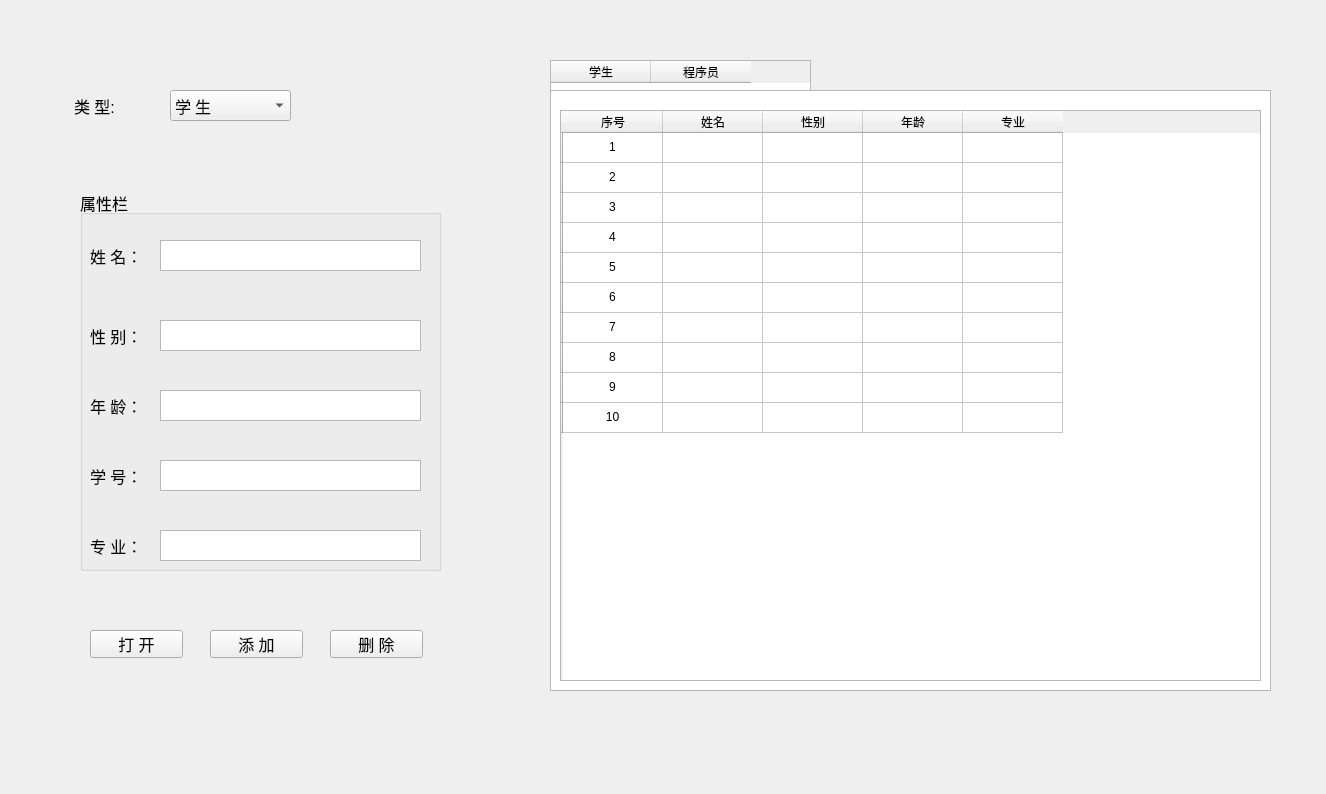
<?xml version="1.0" encoding="UTF-8"?>
<ui version="4.0">
 <class>MainWidget</class>
 <widget class="QWidget" name="MainWidget">
  <property name="geometry">
   <rect>
    <x>0</x>
    <y>0</y>
    <width>1326</width>
    <height>794</height>
   </rect>
  </property>
  <property name="mouseTracking">
   <bool>false</bool>
  </property>
  <property name="tabletTracking">
   <bool>true</bool>
  </property>
  <property name="windowTitle">
   <string>MainWidget</string>
  </property>
  <widget class="QTextBrowser" name="textBrowser">
   <property name="geometry">
    <rect>
     <x>70</x>
     <y>90</y>
     <width>91</width>
     <height>41</height>
    </rect>
   </property>
   <property name="mouseTracking">
    <bool>true</bool>
   </property>
   <property name="tabletTracking">
    <bool>true</bool>
   </property>
   <property name="acceptDrops">
    <bool>true</bool>
   </property>
   <property name="autoFillBackground">
    <bool>true</bool>
   </property>
   <property name="styleSheet">
    <string notr="true">background-color: transparent;</string>
   </property>
   <property name="frameShape">
    <enum>QFrame::NoFrame</enum>
   </property>
   <property name="lineWidth">
    <number>0</number>
   </property>
   <property name="html">
    <string>&lt;!DOCTYPE HTML PUBLIC &quot;-//W3C//DTD HTML 4.0//EN&quot; &quot;http://www.w3.org/TR/REC-html40/strict.dtd&quot;&gt;
&lt;html&gt;&lt;head&gt;&lt;meta name=&quot;qrichtext&quot; content=&quot;1&quot; /&gt;&lt;style type=&quot;text/css&quot;&gt;
p, li { white-space: pre-wrap; }
&lt;/style&gt;&lt;/head&gt;&lt;body style=&quot; font-family:'SimSun'; font-size:9pt; font-weight:400; font-style:normal;&quot;&gt;
&lt;p style=&quot; margin-top:0px; margin-bottom:0px; margin-left:0px; margin-right:0px; -qt-block-indent:0; text-indent:0px;&quot;&gt;&lt;span style=&quot; font-size:12pt;&quot;&gt;类 型:&lt;/span&gt;&lt;/p&gt;&lt;/body&gt;&lt;/html&gt;</string>
   </property>
  </widget>
  <widget class="QComboBox" name="comboBox">
   <property name="geometry">
    <rect>
     <x>170</x>
     <y>90</y>
     <width>121</width>
     <height>31</height>
    </rect>
   </property>
   <property name="font">
    <font>
     <family>AcadEref</family>
     <pointsize>12</pointsize>
    </font>
   </property>
   <property name="maxVisibleItems">
    <number>12</number>
   </property>
   <item>
    <property name="text">
     <string>学 生</string>
    </property>
   </item>
   <item>
    <property name="text">
     <string>程 序 员</string>
    </property>
   </item>
  </widget>
  <widget class="QTableWidget" name="tableWidget">
   <property name="geometry">
    <rect>
     <x>560</x>
     <y>110</y>
     <width>701</width>
     <height>571</height>
    </rect>
   </property>
   <property name="inputMethodHints">
    <set>Qt::ImhNone</set>
   </property>
   <row>
    <property name="text">
     <string/>
    </property>
   </row>
   <row>
    <property name="text">
     <string/>
    </property>
   </row>
   <row>
    <property name="text">
     <string/>
    </property>
   </row>
   <row>
    <property name="text">
     <string/>
    </property>
   </row>
   <row>
    <property name="text">
     <string/>
    </property>
   </row>
   <row>
    <property name="text">
     <string/>
    </property>
   </row>
   <row>
    <property name="text">
     <string/>
    </property>
   </row>
   <row>
    <property name="text">
     <string/>
    </property>
   </row>
   <row>
    <property name="text">
     <string/>
    </property>
   </row>
   <row>
    <property name="text">
     <string/>
    </property>
   </row>
   <column>
    <property name="text">
     <string>        序号        </string>
    </property>
   </column>
   <column>
    <property name="text">
     <string>        姓名        </string>
    </property>
   </column>
   <column>
    <property name="text">
     <string>        性别        </string>
    </property>
   </column>
   <column>
    <property name="text">
     <string>        年龄        </string>
    </property>
   </column>
   <column>
    <property name="text">
     <string>      专业      </string>
    </property>
    <property name="font">
     <font>
      <underline>false</underline>
     </font>
    </property>
   </column>
   <item row="0" column="0">
    <property name="text">
     <string>1</string>
    </property>
    <property name="textAlignment">
     <set>AlignCenter</set>
    </property>
   </item>
   <item row="1" column="0">
    <property name="text">
     <string>2</string>
    </property>
    <property name="textAlignment">
     <set>AlignCenter</set>
    </property>
   </item>
   <item row="1" column="2">
    <property name="text">
     <string/>
    </property>
   </item>
   <item row="1" column="3">
    <property name="text">
     <string/>
    </property>
   </item>
   <item row="1" column="4">
    <property name="text">
     <string/>
    </property>
   </item>
   <item row="2" column="0">
    <property name="text">
     <string>3</string>
    </property>
    <property name="textAlignment">
     <set>AlignCenter</set>
    </property>
   </item>
   <item row="3" column="0">
    <property name="text">
     <string>4</string>
    </property>
    <property name="textAlignment">
     <set>AlignCenter</set>
    </property>
   </item>
   <item row="4" column="0">
    <property name="text">
     <string>5</string>
    </property>
    <property name="textAlignment">
     <set>AlignCenter</set>
    </property>
   </item>
   <item row="5" column="0">
    <property name="text">
     <string>6</string>
    </property>
    <property name="textAlignment">
     <set>AlignCenter</set>
    </property>
   </item>
   <item row="6" column="0">
    <property name="text">
     <string>7</string>
    </property>
    <property name="textAlignment">
     <set>AlignCenter</set>
    </property>
   </item>
   <item row="7" column="0">
    <property name="text">
     <string>8</string>
    </property>
    <property name="textAlignment">
     <set>AlignCenter</set>
    </property>
   </item>
   <item row="8" column="0">
    <property name="text">
     <string>9</string>
    </property>
    <property name="textAlignment">
     <set>AlignCenter</set>
    </property>
   </item>
   <item row="9" column="0">
    <property name="text">
     <string>10</string>
    </property>
    <property name="textAlignment">
     <set>AlignCenter</set>
    </property>
   </item>
  </widget>
  <widget class="QLabel" name="label">
   <property name="geometry">
    <rect>
     <x>160</x>
     <y>560</y>
     <width>72</width>
     <height>15</height>
    </rect>
   </property>
   <property name="text">
    <string/>
   </property>
  </widget>
  <widget class="QGroupBox" name="groupBox">
   <property name="geometry">
    <rect>
     <x>80</x>
     <y>190</y>
     <width>361</width>
     <height>381</height>
    </rect>
   </property>
   <property name="font">
    <font>
     <pointsize>12</pointsize>
    </font>
   </property>
   <property name="title">
    <string>属性栏</string>
   </property>
   <widget class="QLabel" name="label_2">
    <property name="geometry">
     <rect>
      <x>10</x>
      <y>40</y>
      <width>101</width>
      <height>51</height>
     </rect>
    </property>
    <property name="font">
     <font>
      <pointsize>12</pointsize>
     </font>
    </property>
    <property name="text">
     <string>姓 名：</string>
    </property>
   </widget>
   <widget class="QLabel" name="label_3">
    <property name="geometry">
     <rect>
      <x>10</x>
      <y>120</y>
      <width>101</width>
      <height>51</height>
     </rect>
    </property>
    <property name="font">
     <font>
      <pointsize>12</pointsize>
     </font>
    </property>
    <property name="text">
     <string>性 别：</string>
    </property>
   </widget>
   <widget class="QLabel" name="label_4">
    <property name="geometry">
     <rect>
      <x>10</x>
      <y>190</y>
      <width>101</width>
      <height>51</height>
     </rect>
    </property>
    <property name="font">
     <font>
      <pointsize>12</pointsize>
     </font>
    </property>
    <property name="text">
     <string>年 龄：</string>
    </property>
   </widget>
   <widget class="QLabel" name="label_5">
    <property name="geometry">
     <rect>
      <x>10</x>
      <y>330</y>
      <width>101</width>
      <height>51</height>
     </rect>
    </property>
    <property name="font">
     <font>
      <pointsize>12</pointsize>
     </font>
    </property>
    <property name="text">
     <string>专 业：</string>
    </property>
   </widget>
   <widget class="QLabel" name="label_6">
    <property name="geometry">
     <rect>
      <x>10</x>
      <y>260</y>
      <width>101</width>
      <height>51</height>
     </rect>
    </property>
    <property name="font">
     <font>
      <pointsize>12</pointsize>
     </font>
    </property>
    <property name="text">
     <string>学 号：</string>
    </property>
   </widget>
   <widget class="QTextEdit" name="textEdit">
    <property name="geometry">
     <rect>
      <x>80</x>
      <y>50</y>
      <width>261</width>
      <height>31</height>
     </rect>
    </property>
    <property name="font">
     <font>
      <pointsize>11</pointsize>
     </font>
    </property>
    <property name="layoutDirection">
     <enum>Qt::LeftToRight</enum>
    </property>
    <property name="html">
     <string>&lt;!DOCTYPE HTML PUBLIC &quot;-//W3C//DTD HTML 4.0//EN&quot; &quot;http://www.w3.org/TR/REC-html40/strict.dtd&quot;&gt;
&lt;html&gt;&lt;head&gt;&lt;meta name=&quot;qrichtext&quot; content=&quot;1&quot; /&gt;&lt;style type=&quot;text/css&quot;&gt;
p, li { white-space: pre-wrap; }
&lt;/style&gt;&lt;/head&gt;&lt;body style=&quot; font-family:'SimSun'; font-size:11pt; font-weight:400; font-style:normal;&quot;&gt;
&lt;p style=&quot;-qt-paragraph-type:empty; margin-top:0px; margin-bottom:0px; margin-left:0px; margin-right:0px; -qt-block-indent:0; text-indent:0px;&quot;&gt;&lt;br /&gt;&lt;/p&gt;&lt;/body&gt;&lt;/html&gt;</string>
    </property>
   </widget>
   <widget class="QTextEdit" name="textEdit_2">
    <property name="geometry">
     <rect>
      <x>80</x>
      <y>130</y>
      <width>261</width>
      <height>31</height>
     </rect>
    </property>
    <property name="font">
     <font>
      <pointsize>11</pointsize>
     </font>
    </property>
    <property name="layoutDirection">
     <enum>Qt::LeftToRight</enum>
    </property>
    <property name="html">
     <string>&lt;!DOCTYPE HTML PUBLIC &quot;-//W3C//DTD HTML 4.0//EN&quot; &quot;http://www.w3.org/TR/REC-html40/strict.dtd&quot;&gt;
&lt;html&gt;&lt;head&gt;&lt;meta name=&quot;qrichtext&quot; content=&quot;1&quot; /&gt;&lt;style type=&quot;text/css&quot;&gt;
p, li { white-space: pre-wrap; }
&lt;/style&gt;&lt;/head&gt;&lt;body style=&quot; font-family:'SimSun'; font-size:11pt; font-weight:400; font-style:normal;&quot;&gt;
&lt;p style=&quot;-qt-paragraph-type:empty; margin-top:0px; margin-bottom:0px; margin-left:0px; margin-right:0px; -qt-block-indent:0; text-indent:0px;&quot;&gt;&lt;br /&gt;&lt;/p&gt;&lt;/body&gt;&lt;/html&gt;</string>
    </property>
   </widget>
   <widget class="QTextEdit" name="textEdit_3">
    <property name="geometry">
     <rect>
      <x>80</x>
      <y>200</y>
      <width>261</width>
      <height>31</height>
     </rect>
    </property>
    <property name="font">
     <font>
      <pointsize>11</pointsize>
     </font>
    </property>
    <property name="layoutDirection">
     <enum>Qt::LeftToRight</enum>
    </property>
    <property name="html">
     <string>&lt;!DOCTYPE HTML PUBLIC &quot;-//W3C//DTD HTML 4.0//EN&quot; &quot;http://www.w3.org/TR/REC-html40/strict.dtd&quot;&gt;
&lt;html&gt;&lt;head&gt;&lt;meta name=&quot;qrichtext&quot; content=&quot;1&quot; /&gt;&lt;style type=&quot;text/css&quot;&gt;
p, li { white-space: pre-wrap; }
&lt;/style&gt;&lt;/head&gt;&lt;body style=&quot; font-family:'SimSun'; font-size:11pt; font-weight:400; font-style:normal;&quot;&gt;
&lt;p style=&quot;-qt-paragraph-type:empty; margin-top:0px; margin-bottom:0px; margin-left:0px; margin-right:0px; -qt-block-indent:0; text-indent:0px;&quot;&gt;&lt;br /&gt;&lt;/p&gt;&lt;/body&gt;&lt;/html&gt;</string>
    </property>
   </widget>
   <widget class="QTextEdit" name="textEdit_4">
    <property name="geometry">
     <rect>
      <x>80</x>
      <y>270</y>
      <width>261</width>
      <height>31</height>
     </rect>
    </property>
    <property name="font">
     <font>
      <pointsize>11</pointsize>
     </font>
    </property>
    <property name="layoutDirection">
     <enum>Qt::LeftToRight</enum>
    </property>
    <property name="html">
     <string>&lt;!DOCTYPE HTML PUBLIC &quot;-//W3C//DTD HTML 4.0//EN&quot; &quot;http://www.w3.org/TR/REC-html40/strict.dtd&quot;&gt;
&lt;html&gt;&lt;head&gt;&lt;meta name=&quot;qrichtext&quot; content=&quot;1&quot; /&gt;&lt;style type=&quot;text/css&quot;&gt;
p, li { white-space: pre-wrap; }
&lt;/style&gt;&lt;/head&gt;&lt;body style=&quot; font-family:'SimSun'; font-size:11pt; font-weight:400; font-style:normal;&quot;&gt;
&lt;p style=&quot;-qt-paragraph-type:empty; margin-top:0px; margin-bottom:0px; margin-left:0px; margin-right:0px; -qt-block-indent:0; text-indent:0px;&quot;&gt;&lt;br /&gt;&lt;/p&gt;&lt;/body&gt;&lt;/html&gt;</string>
    </property>
   </widget>
   <widget class="QTextEdit" name="textEdit_5">
    <property name="geometry">
     <rect>
      <x>80</x>
      <y>340</y>
      <width>261</width>
      <height>31</height>
     </rect>
    </property>
    <property name="font">
     <font>
      <pointsize>11</pointsize>
     </font>
    </property>
    <property name="layoutDirection">
     <enum>Qt::LeftToRight</enum>
    </property>
    <property name="html">
     <string>&lt;!DOCTYPE HTML PUBLIC &quot;-//W3C//DTD HTML 4.0//EN&quot; &quot;http://www.w3.org/TR/REC-html40/strict.dtd&quot;&gt;
&lt;html&gt;&lt;head&gt;&lt;meta name=&quot;qrichtext&quot; content=&quot;1&quot; /&gt;&lt;style type=&quot;text/css&quot;&gt;
p, li { white-space: pre-wrap; }
&lt;/style&gt;&lt;/head&gt;&lt;body style=&quot; font-family:'SimSun'; font-size:11pt; font-weight:400; font-style:normal;&quot;&gt;
&lt;p style=&quot;-qt-paragraph-type:empty; margin-top:0px; margin-bottom:0px; margin-left:0px; margin-right:0px; -qt-block-indent:0; text-indent:0px;&quot;&gt;&lt;br /&gt;&lt;/p&gt;&lt;/body&gt;&lt;/html&gt;</string>
    </property>
   </widget>
  </widget>
  <widget class="QTableWidget" name="tableWidget_3">
   <property name="geometry">
    <rect>
     <x>550</x>
     <y>60</y>
     <width>261</width>
     <height>31</height>
    </rect>
   </property>
   <column>
    <property name="text">
     <string>学生</string>
    </property>
   </column>
   <column>
    <property name="text">
     <string>程序员</string>
    </property>
   </column>
  </widget>
  <widget class="QPushButton" name="pushButton">
   <property name="geometry">
    <rect>
     <x>90</x>
     <y>630</y>
     <width>93</width>
     <height>28</height>
    </rect>
   </property>
   <property name="font">
    <font>
     <pointsize>12</pointsize>
    </font>
   </property>
   <property name="text">
    <string>打 开</string>
   </property>
  </widget>
  <widget class="QPushButton" name="pushButton_2">
   <property name="geometry">
    <rect>
     <x>210</x>
     <y>630</y>
     <width>93</width>
     <height>28</height>
    </rect>
   </property>
   <property name="font">
    <font>
     <pointsize>12</pointsize>
    </font>
   </property>
   <property name="text">
    <string>添 加</string>
   </property>
  </widget>
  <widget class="QPushButton" name="pushButton_3">
   <property name="geometry">
    <rect>
     <x>330</x>
     <y>630</y>
     <width>93</width>
     <height>28</height>
    </rect>
   </property>
   <property name="font">
    <font>
     <pointsize>12</pointsize>
    </font>
   </property>
   <property name="text">
    <string>删 除</string>
   </property>
  </widget>
  <widget class="QTableWidget" name="tableWidget_4">
   <property name="geometry">
    <rect>
     <x>550</x>
     <y>90</y>
     <width>721</width>
     <height>601</height>
    </rect>
   </property>
  </widget>
  <widget class="QStackedWidget" name="stackedWidget">
   <property name="geometry">
    <rect>
     <x>580</x>
     <y>550</y>
     <width>161</width>
     <height>80</height>
    </rect>
   </property>
   <property name="currentIndex">
    <number>0</number>
   </property>
   <widget class="QWidget" name="page"/>
   <widget class="QWidget" name="page_2"/>
  </widget>
  <zorder>tableWidget_4</zorder>
  <zorder>tableWidget_3</zorder>
  <zorder>textBrowser</zorder>
  <zorder>comboBox</zorder>
  <zorder>tableWidget</zorder>
  <zorder>label</zorder>
  <zorder>groupBox</zorder>
  <zorder>pushButton</zorder>
  <zorder>pushButton_2</zorder>
  <zorder>pushButton_3</zorder>
  <zorder>stackedWidget</zorder>
 </widget>
 <layoutdefault spacing="6" margin="11"/>
 <resources/>
 <connections/>
</ui>
